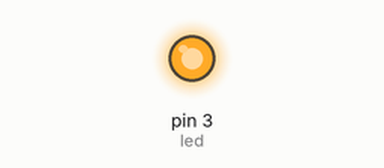
A sketch run on a simulated Arduino Uno, built with avr-gcc and run on an emulated ATmega328P. Parts: output pins drawn as LEDs (lit = HIGH).

Above: at 0.1 s.
Timing chart, 0 to 1.6 s (numbered marks = the images above):
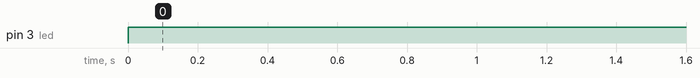

Measured:
- by itself, pin 3 (led): LOW → HIGH at 0.00 s

The sketch:

sketch_mar19a.ino
```cpp
const int led = 3;

void setup(){
  pinMode(led, OUTPUT);
}

void loop(){

  digitalWrite(led, HIGH);

}
```
